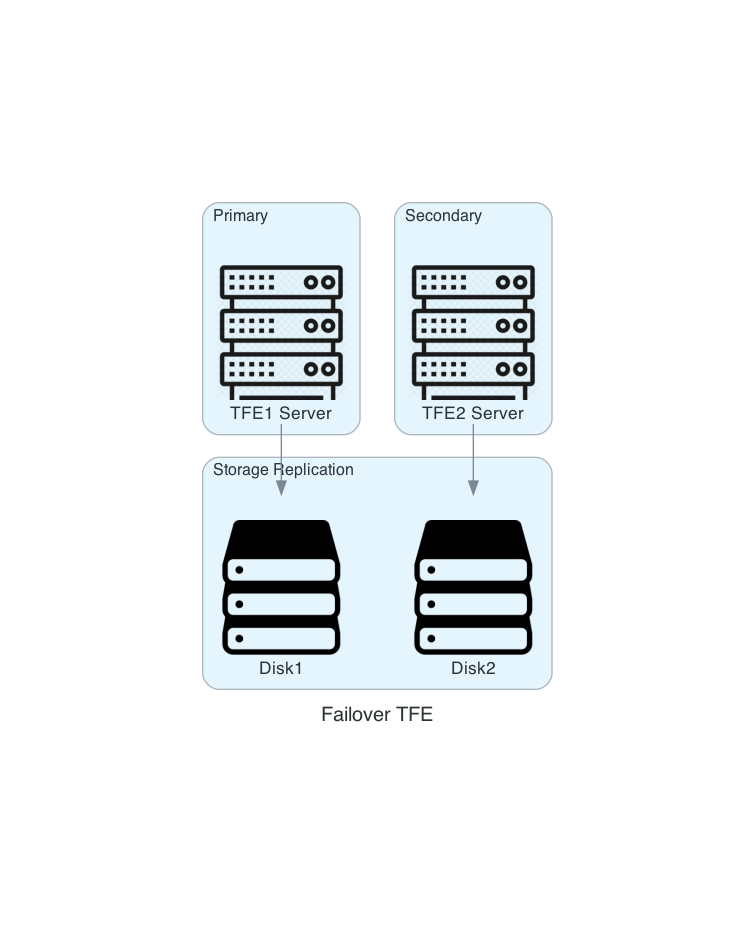

Generate this figure with Python:
from diagrams import Cluster, Diagram, Edge
from diagrams.generic.compute import Rack
from diagrams.generic.storage import Storage

# Variables
title = "Failover TFE"
outformat = "png"
filename = "diagram"
direction = "TB"


with Diagram(
    name=title,
    direction=direction,
    filename=filename,
    outformat=outformat,
) as diag:
    with Cluster("Primary"):
        tfe1 = Rack("TFE1 Server")
    with Cluster("Secondary"):
        tfe2 = Rack("TFE2 Server")
    with Cluster("Storage Replication"):
        disk1 = Storage("Disk1")
        disk2 = Storage("Disk2")

    tfe1 >> disk1
    tfe2 >> disk2
